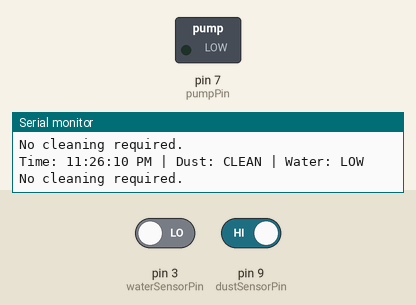
A sketch run on a simulated Arduino Uno, built with avr-gcc and run on an emulated ATmega328P. Shown: switched loads named in the sketch (green lamp = pin HIGH), the last lines printed to the serial monitor. The test bench sets the inputs (shaded band); at power-on: pin 3 (waterSensorPin) LOW, pin 9 (dustSensorPin) HIGH.

Above: at 18.0 s.
18.1 s: pin 3 (waterSensorPin) driven HIGH
31.5 s: pin 9 (dustSensorPin) driven LOW
At 41.3 s:
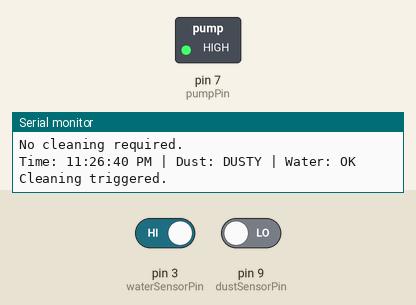
45.5 s: pin 9 (dustSensorPin) driven HIGH
At 46.1 s:
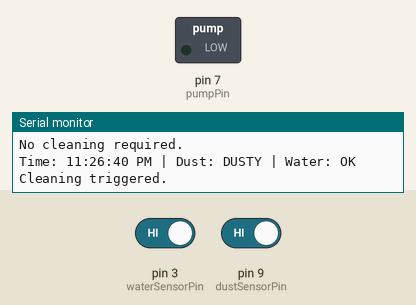
55.5 s: pin 3 (waterSensorPin) driven LOW and pin 9 (dustSensorPin) driven LOW
Timing chart, 0 to 58.5 s (numbered marks = the images above; inputs shaded):
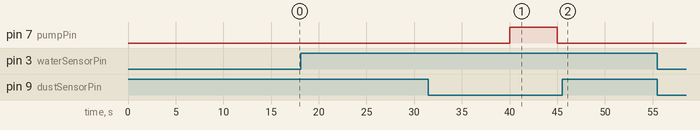

The sketch:

SmartSolarCleaningSystem.ino
```cpp
// Pin assignments
const int pumpPin = 7;             // Controls pump via relay or transistor
const int dustSensorPin = 9;       // IR line sensor (digital output)
const int waterSensorPin = 3;      // Water level sensor (digital output)

// Set offset to simulate current time (e.g. 11:10:00 PM)
const unsigned long offsetSeconds = (11 * 3600) + (10 * 60);  // 11:10 PM Change according to current time before uploading

void setup() {
  pinMode(pumpPin, OUTPUT);
  pinMode(dustSensorPin, INPUT);
  pinMode(waterSensorPin, INPUT);
  Serial.begin(9600);
}

// Function to print simulated time in 12-hour format with AM/PM
void printSimulatedClock() {
  unsigned long seconds = (millis() / 1000) + offsetSeconds;

  int hour24 = (seconds / 3600) % 24;
  int hour12 = hour24 % 12;
  if (hour12 == 0) hour12 = 12;

  int minute = (seconds / 60) % 60;
  int second = seconds % 60;

  String ampm = (hour24 >= 12) ? "PM" : "AM";

  char timeStr[20];
  snprintf(timeStr, sizeof(timeStr), "%02d:%02d:%02d %s", hour12, minute, second, ampm.c_str());

  Serial.print("Time: ");
  Serial.print(timeStr);
}

void loop() {
  int isDusty = digitalRead(dustSensorPin);     // LOW = dusty
  int waterOK = digitalRead(waterSensorPin);    // HIGH = water present

  // Print time and sensor status
  printSimulatedClock();
  Serial.print(" | Dust: ");
  Serial.print(isDusty == LOW ? "DUSTY" : "CLEAN");
  Serial.print(" | Water: ");
  Serial.println(waterOK == HIGH ? "OK" : "LOW");

  if (isDusty == LOW && waterOK == HIGH) {
    Serial.println("Cleaning triggered.");
    digitalWrite(pumpPin, HIGH);   // Turn pump ON
    delay(5000);                   // Run for 5 seconds
    digitalWrite(pumpPin, LOW);    // Turn pump OFF
  } else {
    Serial.println("No cleaning required.");
  }

  delay(10000);  // Check every 10 seconds
}
```

Measured:
- after the input at 31.5 s, pin 7 (pumpPin): LOW → HIGH after 8.5 s, → LOW 5.0 s later
- after the input at 45.5 s, pin 7 (pumpPin): stays LOW (without the input it goes to HIGH after 9.5 s)
